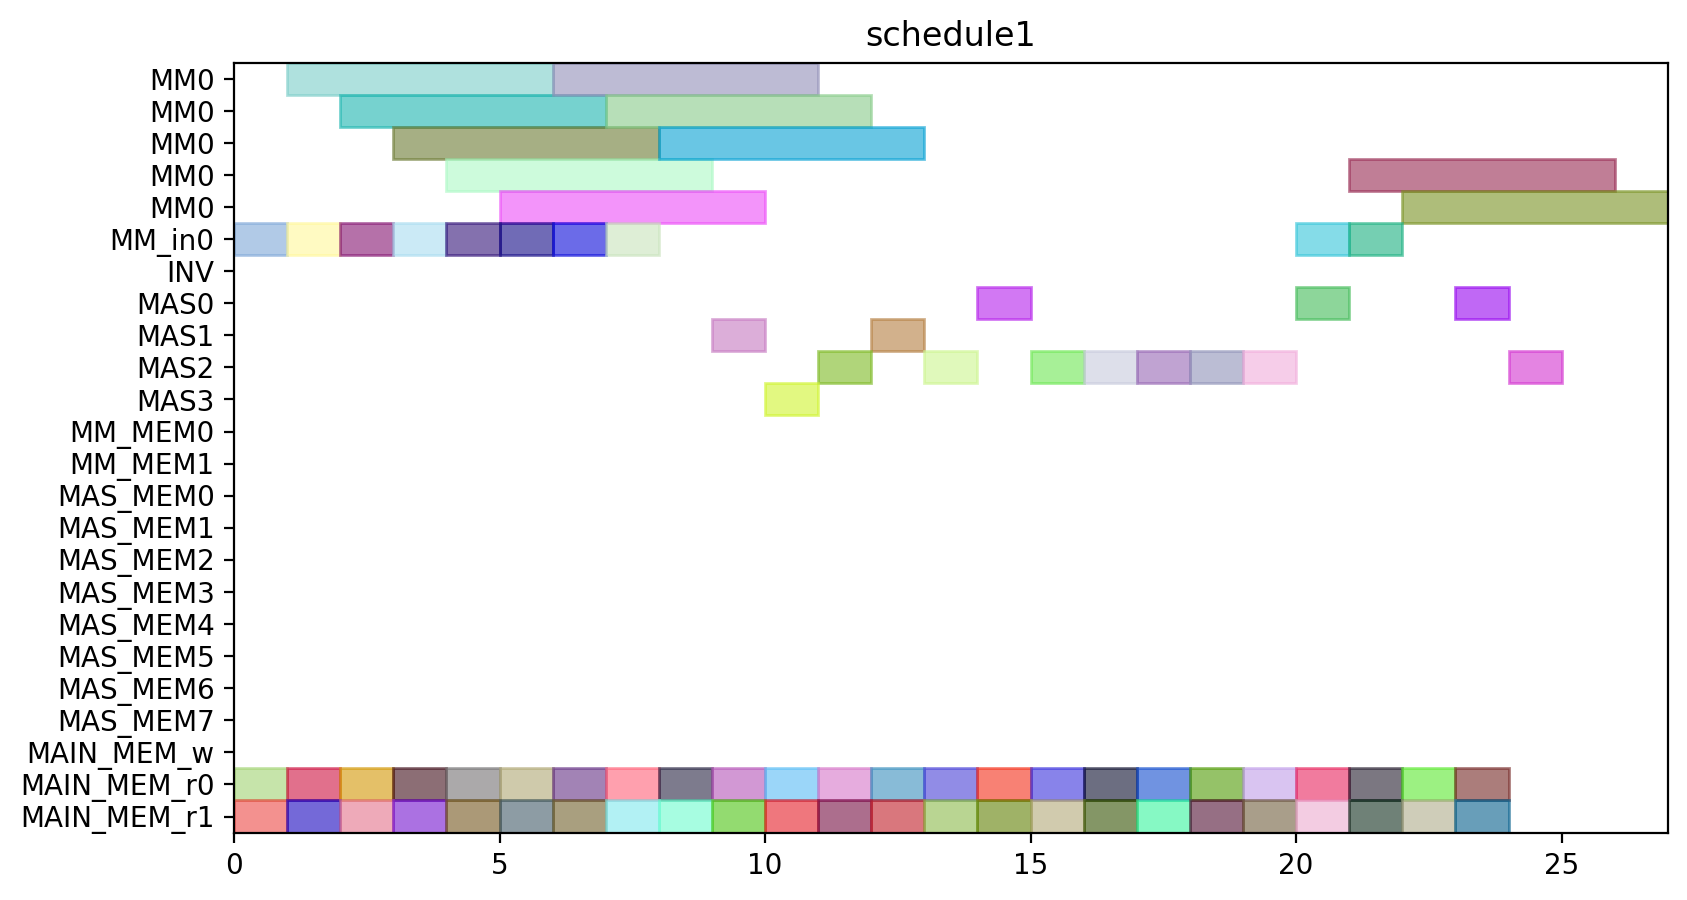

This chart was generated by the following Python code:
from pyschedule import Scenario, solvers, plotters, alt


def solve():
	horizon = 111
	S = Scenario("schedule1", horizon=horizon)

	# resource
	MM = S.Resources('MM', num=1, size=5)
	MM_in = S.Resources('MM_in', num=1)
	INV = S.Resource('INV')
	MAS = S.Resources('MAS', num=4, size=1, periods=range(1, horizon))
	MM_MEM = S.Resources('MM_MEM', num=1, size=2)
	MAS_MEM = S.Resources('MAS_MEM', num=4, size=2)
	MAIN_MEM_w = S.Resource('MAIN_MEM_w', size=1)
	MAIN_MEM_r = S.Resource('MAIN_MEM_r', size=2)

	# result of previous scheduling
	t6_t1_in = S.Task('t6_t1_in', length=1, delay_cost=1)
	S += t6_t1_in >= 0
	t6_t1_in += MM_in[0]

	t6_t1_mem0 = S.Task('t6_t1_mem0', length=1, delay_cost=1)
	S += t6_t1_mem0 >= 0
	t6_t1_mem0 += MAIN_MEM_r

	t6_t1_mem1 = S.Task('t6_t1_mem1', length=1, delay_cost=1)
	S += t6_t1_mem1 >= 0
	t6_t1_mem1 += MAIN_MEM_r

	t5_t0_in = S.Task('t5_t0_in', length=1, delay_cost=1)
	S += t5_t0_in >= 1
	t5_t0_in += MM_in[0]

	t5_t0_mem0 = S.Task('t5_t0_mem0', length=1, delay_cost=1)
	S += t5_t0_mem0 >= 1
	t5_t0_mem0 += MAIN_MEM_r

	t5_t0_mem1 = S.Task('t5_t0_mem1', length=1, delay_cost=1)
	S += t5_t0_mem1 >= 1
	t5_t0_mem1 += MAIN_MEM_r

	t6_t1 = S.Task('t6_t1', length=5, delay_cost=1)
	S += t6_t1 >= 1
	t6_t1 += MM[0]

	t5_t0 = S.Task('t5_t0', length=5, delay_cost=1)
	S += t5_t0 >= 2
	t5_t0 += MM[0]

	t5_t1_in = S.Task('t5_t1_in', length=1, delay_cost=1)
	S += t5_t1_in >= 2
	t5_t1_in += MM_in[0]

	t5_t1_mem0 = S.Task('t5_t1_mem0', length=1, delay_cost=1)
	S += t5_t1_mem0 >= 2
	t5_t1_mem0 += MAIN_MEM_r

	t5_t1_mem1 = S.Task('t5_t1_mem1', length=1, delay_cost=1)
	S += t5_t1_mem1 >= 2
	t5_t1_mem1 += MAIN_MEM_r

	t4_t3_in = S.Task('t4_t3_in', length=1, delay_cost=1)
	S += t4_t3_in >= 3
	t4_t3_in += MM_in[0]

	t4_t3_mem0 = S.Task('t4_t3_mem0', length=1, delay_cost=1)
	S += t4_t3_mem0 >= 3
	t4_t3_mem0 += MAIN_MEM_r

	t4_t3_mem1 = S.Task('t4_t3_mem1', length=1, delay_cost=1)
	S += t4_t3_mem1 >= 3
	t4_t3_mem1 += MAIN_MEM_r

	t5_t1 = S.Task('t5_t1', length=5, delay_cost=1)
	S += t5_t1 >= 3
	t5_t1 += MM[0]

	t0_t3_in = S.Task('t0_t3_in', length=1, delay_cost=1)
	S += t0_t3_in >= 4
	t0_t3_in += MM_in[0]

	t0_t3_mem0 = S.Task('t0_t3_mem0', length=1, delay_cost=1)
	S += t0_t3_mem0 >= 4
	t0_t3_mem0 += MAIN_MEM_r

	t0_t3_mem1 = S.Task('t0_t3_mem1', length=1, delay_cost=1)
	S += t0_t3_mem1 >= 4
	t0_t3_mem1 += MAIN_MEM_r

	t4_t3 = S.Task('t4_t3', length=5, delay_cost=1)
	S += t4_t3 >= 4
	t4_t3 += MM[0]

	t0_t3 = S.Task('t0_t3', length=5, delay_cost=1)
	S += t0_t3 >= 5
	t0_t3 += MM[0]

	t6_t0_in = S.Task('t6_t0_in', length=1, delay_cost=1)
	S += t6_t0_in >= 5
	t6_t0_in += MM_in[0]

	t6_t0_mem0 = S.Task('t6_t0_mem0', length=1, delay_cost=1)
	S += t6_t0_mem0 >= 5
	t6_t0_mem0 += MAIN_MEM_r

	t6_t0_mem1 = S.Task('t6_t0_mem1', length=1, delay_cost=1)
	S += t6_t0_mem1 >= 5
	t6_t0_mem1 += MAIN_MEM_r

	t3_t0_in = S.Task('t3_t0_in', length=1, delay_cost=1)
	S += t3_t0_in >= 6
	t3_t0_in += MM_in[0]

	t3_t0_mem0 = S.Task('t3_t0_mem0', length=1, delay_cost=1)
	S += t3_t0_mem0 >= 6
	t3_t0_mem0 += MAIN_MEM_r

	t3_t0_mem1 = S.Task('t3_t0_mem1', length=1, delay_cost=1)
	S += t3_t0_mem1 >= 6
	t3_t0_mem1 += MAIN_MEM_r

	t6_t0 = S.Task('t6_t0', length=5, delay_cost=1)
	S += t6_t0 >= 6
	t6_t0 += MM[0]

	t3_t0 = S.Task('t3_t0', length=5, delay_cost=1)
	S += t3_t0 >= 7
	t3_t0 += MM[0]

	t3_t1_in = S.Task('t3_t1_in', length=1, delay_cost=1)
	S += t3_t1_in >= 7
	t3_t1_in += MM_in[0]

	t3_t1_mem0 = S.Task('t3_t1_mem0', length=1, delay_cost=1)
	S += t3_t1_mem0 >= 7
	t3_t1_mem0 += MAIN_MEM_r

	t3_t1_mem1 = S.Task('t3_t1_mem1', length=1, delay_cost=1)
	S += t3_t1_mem1 >= 7
	t3_t1_mem1 += MAIN_MEM_r

	t11_mem0 = S.Task('t11_mem0', length=1, delay_cost=1)
	S += t11_mem0 >= 8
	t11_mem0 += MAIN_MEM_r

	t11_mem1 = S.Task('t11_mem1', length=1, delay_cost=1)
	S += t11_mem1 >= 8
	t11_mem1 += MAIN_MEM_r

	t3_t1 = S.Task('t3_t1', length=5, delay_cost=1)
	S += t3_t1 >= 8
	t3_t1 += MM[0]

	t11 = S.Task('t11', length=1, delay_cost=1)
	S += t11 >= 9
	t11 += MAS[0]

	t5_t2_mem0 = S.Task('t5_t2_mem0', length=1, delay_cost=1)
	S += t5_t2_mem0 >= 9
	t5_t2_mem0 += MAIN_MEM_r

	t5_t2_mem1 = S.Task('t5_t2_mem1', length=1, delay_cost=1)
	S += t5_t2_mem1 >= 9
	t5_t2_mem1 += MAIN_MEM_r

	t5_t2 = S.Task('t5_t2', length=1, delay_cost=1)
	S += t5_t2 >= 10
	t5_t2 += MAS[1]

	t6_t2_mem0 = S.Task('t6_t2_mem0', length=1, delay_cost=1)
	S += t6_t2_mem0 >= 10
	t6_t2_mem0 += MAIN_MEM_r

	t6_t2_mem1 = S.Task('t6_t2_mem1', length=1, delay_cost=1)
	S += t6_t2_mem1 >= 10
	t6_t2_mem1 += MAIN_MEM_r

	t5_t3_mem0 = S.Task('t5_t3_mem0', length=1, delay_cost=1)
	S += t5_t3_mem0 >= 11
	t5_t3_mem0 += MAIN_MEM_r

	t5_t3_mem1 = S.Task('t5_t3_mem1', length=1, delay_cost=1)
	S += t5_t3_mem1 >= 11
	t5_t3_mem1 += MAIN_MEM_r

	t6_t2 = S.Task('t6_t2', length=1, delay_cost=1)
	S += t6_t2 >= 11
	t6_t2 += MAS[0]

	t3_t2_mem0 = S.Task('t3_t2_mem0', length=1, delay_cost=1)
	S += t3_t2_mem0 >= 12
	t3_t2_mem0 += MAIN_MEM_r

	t3_t2_mem1 = S.Task('t3_t2_mem1', length=1, delay_cost=1)
	S += t3_t2_mem1 >= 12
	t3_t2_mem1 += MAIN_MEM_r

	t5_t3 = S.Task('t5_t3', length=1, delay_cost=1)
	S += t5_t3 >= 12
	t5_t3 += MAS[1]

	t3_t2 = S.Task('t3_t2', length=1, delay_cost=1)
	S += t3_t2 >= 13
	t3_t2 += MAS[0]

	t3_t3_mem0 = S.Task('t3_t3_mem0', length=1, delay_cost=1)
	S += t3_t3_mem0 >= 13
	t3_t3_mem0 += MAIN_MEM_r

	t3_t3_mem1 = S.Task('t3_t3_mem1', length=1, delay_cost=1)
	S += t3_t3_mem1 >= 13
	t3_t3_mem1 += MAIN_MEM_r

	t3_t3 = S.Task('t3_t3', length=1, delay_cost=1)
	S += t3_t3 >= 14
	t3_t3 += MAS[2]

	t4_t0_mem0 = S.Task('t4_t0_mem0', length=1, delay_cost=1)
	S += t4_t0_mem0 >= 14
	t4_t0_mem0 += MAIN_MEM_r

	t4_t0_mem1 = S.Task('t4_t0_mem1', length=1, delay_cost=1)
	S += t4_t0_mem1 >= 14
	t4_t0_mem1 += MAIN_MEM_r

	t10_mem0 = S.Task('t10_mem0', length=1, delay_cost=1)
	S += t10_mem0 >= 15
	t10_mem0 += MAIN_MEM_r

	t10_mem1 = S.Task('t10_mem1', length=1, delay_cost=1)
	S += t10_mem1 >= 15
	t10_mem1 += MAIN_MEM_r

	t4_t0 = S.Task('t4_t0', length=1, delay_cost=1)
	S += t4_t0 >= 15
	t4_t0 += MAS[1]

	t0_t0_mem0 = S.Task('t0_t0_mem0', length=1, delay_cost=1)
	S += t0_t0_mem0 >= 16
	t0_t0_mem0 += MAIN_MEM_r

	t0_t0_mem1 = S.Task('t0_t0_mem1', length=1, delay_cost=1)
	S += t0_t0_mem1 >= 16
	t0_t0_mem1 += MAIN_MEM_r

	t10 = S.Task('t10', length=1, delay_cost=1)
	S += t10 >= 16
	t10 += MAS[2]

	t0_t0 = S.Task('t0_t0', length=1, delay_cost=1)
	S += t0_t0 >= 17
	t0_t0 += MAS[0]

	t4_t1_mem0 = S.Task('t4_t1_mem0', length=1, delay_cost=1)
	S += t4_t1_mem0 >= 17
	t4_t1_mem0 += MAIN_MEM_r

	t4_t1_mem1 = S.Task('t4_t1_mem1', length=1, delay_cost=1)
	S += t4_t1_mem1 >= 17
	t4_t1_mem1 += MAIN_MEM_r

	t0_t1_mem0 = S.Task('t0_t1_mem0', length=1, delay_cost=1)
	S += t0_t1_mem0 >= 18
	t0_t1_mem0 += MAIN_MEM_r

	t0_t1_mem1 = S.Task('t0_t1_mem1', length=1, delay_cost=1)
	S += t0_t1_mem1 >= 18
	t0_t1_mem1 += MAIN_MEM_r

	t4_t1 = S.Task('t4_t1', length=1, delay_cost=1)
	S += t4_t1 >= 18
	t4_t1 += MAS[1]

	t0_t1 = S.Task('t0_t1', length=1, delay_cost=1)
	S += t0_t1 >= 19
	t0_t1 += MAS[0]

	t6_t3_mem0 = S.Task('t6_t3_mem0', length=1, delay_cost=1)
	S += t6_t3_mem0 >= 19
	t6_t3_mem0 += MAIN_MEM_r

	t6_t3_mem1 = S.Task('t6_t3_mem1', length=1, delay_cost=1)
	S += t6_t3_mem1 >= 19
	t6_t3_mem1 += MAIN_MEM_r

	t6_t3 = S.Task('t6_t3', length=1, delay_cost=1)
	S += t6_t3 >= 20
	t6_t3 += MAS[3]


	# new tasks
	t7_t0_in = S.Task('t7_t0_in', length=1, delay_cost=1)
	t7_t0_in += alt(MM_in)
	t7_t0 = S.Task('t7_t0', length=5, delay_cost=1)
	t7_t0 += alt(MM)
	S += t7_t0>=t7_t0_in

	t7_t0_mem0 = S.Task('t7_t0_mem0', length=1, delay_cost=1)
	t7_t0_mem0 += MAIN_MEM_r
	S += t7_t0_mem0 <= t7_t0

	t7_t0_mem1 = S.Task('t7_t0_mem1', length=1, delay_cost=1)
	t7_t0_mem1 += MAIN_MEM_r
	S += t7_t0_mem1 <= t7_t0

	t7_t1_in = S.Task('t7_t1_in', length=1, delay_cost=1)
	t7_t1_in += alt(MM_in)
	t7_t1 = S.Task('t7_t1', length=5, delay_cost=1)
	t7_t1 += alt(MM)
	S += t7_t1>=t7_t1_in

	t7_t1_mem0 = S.Task('t7_t1_mem0', length=1, delay_cost=1)
	t7_t1_mem0 += MAIN_MEM_r
	S += t7_t1_mem0 <= t7_t1

	t7_t1_mem1 = S.Task('t7_t1_mem1', length=1, delay_cost=1)
	t7_t1_mem1 += MAIN_MEM_r
	S += t7_t1_mem1 <= t7_t1

	t7_t2 = S.Task('t7_t2', length=1, delay_cost=1)
	t7_t2 += alt(MAS)

	t7_t2_mem0 = S.Task('t7_t2_mem0', length=1, delay_cost=1)
	t7_t2_mem0 += MAIN_MEM_r
	S += t7_t2_mem0 <= t7_t2

	t7_t2_mem1 = S.Task('t7_t2_mem1', length=1, delay_cost=1)
	t7_t2_mem1 += MAIN_MEM_r
	S += t7_t2_mem1 <= t7_t2

	t7_t3 = S.Task('t7_t3', length=1, delay_cost=1)
	t7_t3 += alt(MAS)

	t7_t3_mem0 = S.Task('t7_t3_mem0', length=1, delay_cost=1)
	t7_t3_mem0 += MAIN_MEM_r
	S += t7_t3_mem0 <= t7_t3

	t7_t3_mem1 = S.Task('t7_t3_mem1', length=1, delay_cost=1)
	t7_t3_mem1 += MAIN_MEM_r
	S += t7_t3_mem1 <= t7_t3

	solvers.mip.solve(S,msg=1,kind='CPLEX',ratio_gap=1.01)

	solution = [['hoge']*len(S.solution()[1]) for i in range(len(S.solution()))]
	for i in range(len(S.solution())):
		for j in range(len(S.solution()[i])):
			solution[i][j]=str(S.solution()[i][j])
	print(solution)

	cycles = int(solution[-1][3])

	pic_file_name = "/home/mfukuda/ABE/python/multiRAM_multiMAS/scheduling_result/stage5MM1_stage1MAS4/SQR012345/schedule1.png"
	if(S.solution() != []):
		plotters.matplotlib.plot(S,img_filename=pic_file_name, show_task_labels=False, fig_size=(cycles*0.25+3, 5))

	return solution
